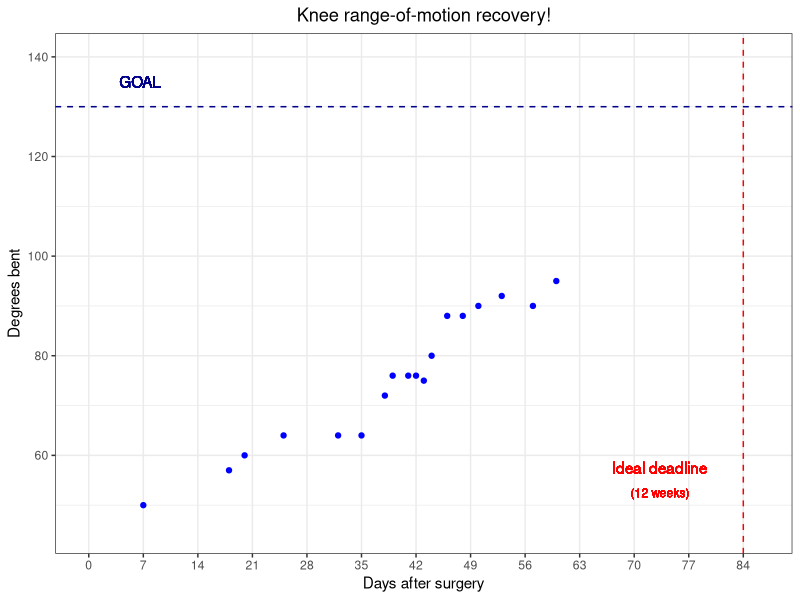

Generate this figure with R:
library(tidyverse)

df <- read.table("knee-range-of-motion.tsv", sep = "\t", header = TRUE)

plot <- ggplot(df, aes(x = Days.after.surgery, y = Degrees.bent)) + geom_point(color = "blue") +
    labs(y = "Degrees bent", x = "Days after surgery", title = "Knee range-of-motion recovery!") +
    ylim(45,140) +
    scale_x_continuous(breaks=seq(0,90,7), limits = c(0,86), minor_breaks = NULL) +
    geom_hline(yintercept = 130, linetype = "dashed", color = "darkblue") +
    geom_text(x = 6.6, y = 135, label = "GOAL", color = "darkblue") +
    geom_vline(xintercept = 84, linetype = "dashed", color = "red") +
    geom_text(x = 73.3, y = 57.5, label = "Ideal deadline", color = "red") +
    geom_text(x = 73.3, y = 52.5, label = "(12 weeks)", color = "red", size = 3) +
    theme_bw() +
    theme(plot.title = element_text(hjust = 0.5))

curr_date_prefix <- format(Sys.time(), "%d-%d-%Y")

pdf(curr_date_prefix + "-knee-ROM-progress.pdf", width = 5, height = 4)
plot
dev.off()
